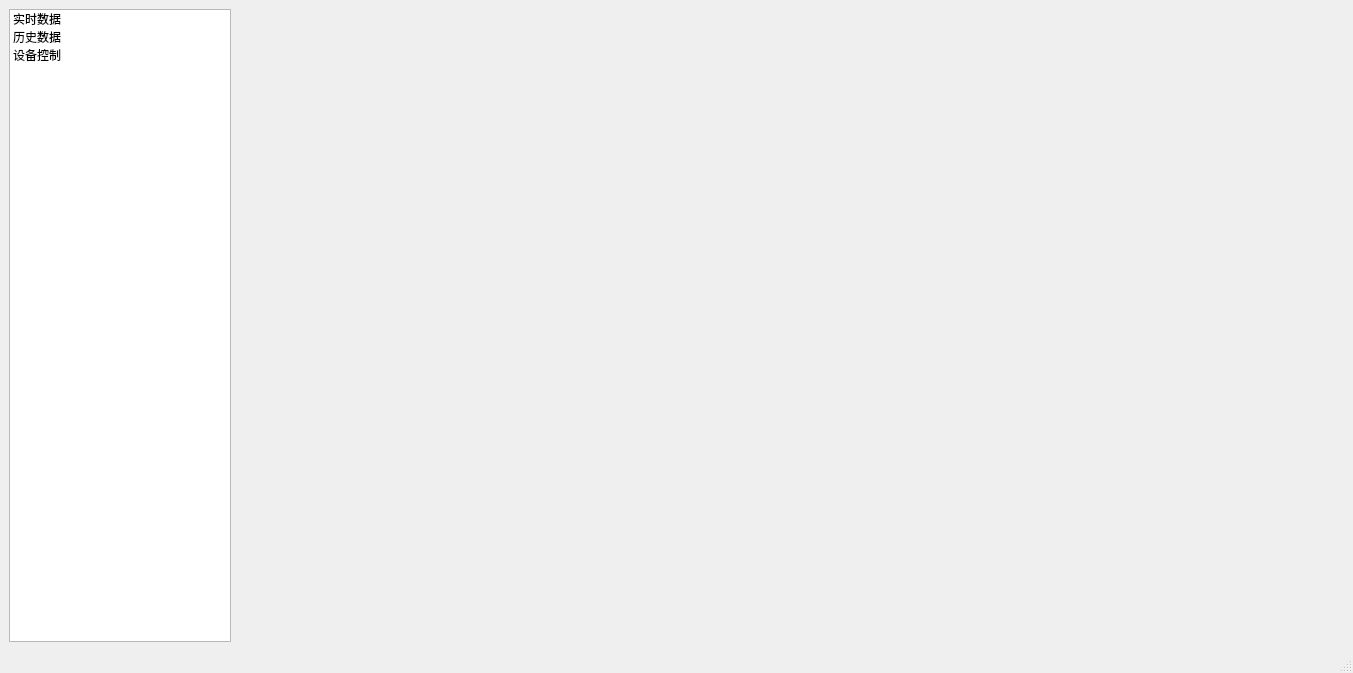
<?xml version="1.0" encoding="UTF-8"?>
<ui version="4.0">
 <class>MainWindow</class>
 <widget class="QMainWindow" name="MainWindow">
  <property name="geometry">
   <rect>
    <x>0</x>
    <y>0</y>
    <width>1353</width>
    <height>673</height>
   </rect>
  </property>
  <property name="windowTitle">
   <string>MainWindow</string>
  </property>
  <widget class="QWidget" name="centralwidget">
   <layout class="QHBoxLayout" name="horizontalLayout" stretch="1,5">
    <item>
     <widget class="QListWidget" name="menuList">
      <item>
       <property name="text">
        <string>实时数据</string>
       </property>
      </item>
      <item>
       <property name="text">
        <string>历史数据</string>
       </property>
      </item>
      <item>
       <property name="text">
        <string>设备控制</string>
       </property>
      </item>
     </widget>
    </item>
    <item>
     <widget class="QStackedWidget" name="stackedWidget_2">
      <property name="currentIndex">
       <number>-1</number>
      </property>
     </widget>
    </item>
   </layout>
  </widget>
  <widget class="QMenuBar" name="menubar">
   <property name="geometry">
    <rect>
     <x>0</x>
     <y>0</y>
     <width>1353</width>
     <height>28</height>
    </rect>
   </property>
  </widget>
  <widget class="QStatusBar" name="statusbar"/>
 </widget>
 <resources/>
 <connections/>
</ui>
